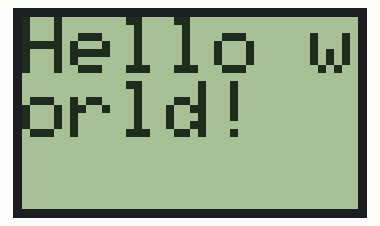
Simulated run of this sketch. Board: Arduino Uno, built with avr-gcc and run on an emulated ATmega328P. Shown: 84×48 one-colour display.

Above: at 0.1 s.
At 2.1 s:
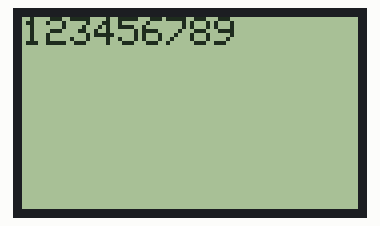
At 4.1 s:
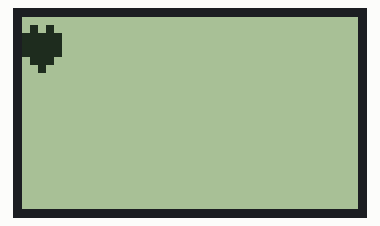

The sketch:

sketch_apr08a.ino
```cpp
#include <SPI.h>
#include <Adafruit_GFX.h>
#include <Adafruit_PCD8544.h>

// Declare LCD object for software SPI
// Adafruit_PCD8544(CLK,DIN,D/C,CE,RST);
Adafruit_PCD8544 display = Adafruit_PCD8544(12, 11, 10, 9, 8);

void setup()   {
  Serial.begin(9600);

  //Initialize Display
  display.begin();

  // you can change the contrast around to adapt the display for the best viewing!
  display.setContrast(65);

  // Clear the buffer.
  display.clearDisplay();

  // Display Text
  display.setTextSize(2);             //nastaví velikost textu (nejlepší je 1 nebo 2) - 3 moc velká
  display.setTextColor(BLACK);
  display.setCursor(0,0);
  display.println("Hello world!");    //VYPÍŠE TEXT
  display.display();
  delay(2000);
  display.clearDisplay();


  // Display Numbers
  display.setTextSize(1);
  display.setCursor(0,0);
  display.println(123456789);     //vypisuje čísla
  display.display();
  delay(2000);
  display.clearDisplay();

  // Display ASCII Characters
  display.setCursor(0,0);
  display.setTextSize(2);
  display.write(3);        //SRDÍČKO
  display.display();
  delay(2000);
  display.clearDisplay();

}

void loop() {
  }
```

Measured:
- what the display in image 1 shows lasts 2.0 s, from 2.1 s to 4.1 s
